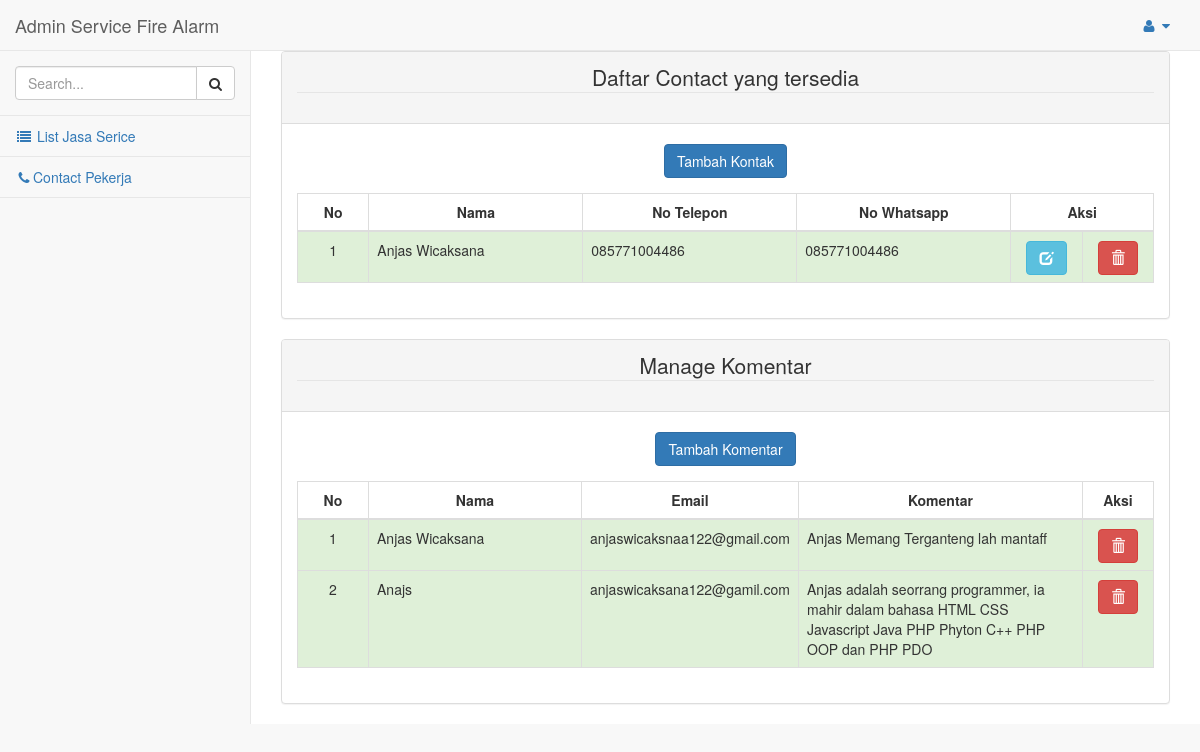
The page /admin/contact/index.php on the database its author committed.
### tables this page shows
CREATE TABLE `contact` (
  `id` int(11) NOT NULL,
  `nama` varchar(256) NOT NULL,
  `no_telepon` varchar(15) NOT NULL,
  `no_wa` varchar(20) NOT NULL
);

CREATE TABLE `komentar` (
  `id` int(11) NOT NULL,
  `nama` varchar(20) NOT NULL,
  `email` varchar(40) NOT NULL,
  `komentar` text NOT NULL
);

### admin/contact/index.php (the view, shortened to what this page needs)
<!DOCTYPE html>
<html lang="en">
<head>
    <link href="../assets/vendor/bootstrap/css/bootstrap.min.css" rel="stylesheet">
    <link href="../assets/vendor/metisMenu/metisMenu.min.css" rel="stylesheet">
    <link href="../assets/dist/css/sb-admin-2.css" rel="stylesheet">
    <link href="../assets/vendor/morrisjs/morris.css" rel="stylesheet">
    <link href="../assets/vendor/font-awesome/css/font-awesome.min.css" rel="stylesheet" type="text/css">
</head>
<body>
    <div id="wrapper">
        <nav class="navbar navbar-default navbar-static-top" role="navigation" style="margin-bottom: 0">
  					<div class="navbar-header">
  							<a class="navbar-brand" href="#">Admin Service Fire Alarm</a>
  					</div>
  					<ul class="nav navbar-top-links navbar-right">
  							<li class="dropdown">
  									<a class="dropdown-toggle" data-toggle="dropdown" href="#">
  											<i class="fa fa-user fa-fw"></i> <i class="fa fa-caret-down"></i>
  									</a>
  							</li>
  					</ul>
  					<div class="navbar-default sidebar" role="navigation">
  							<div class="sidebar-nav navbar-collapse">
  									<ul class="nav" id="side-menu">
  											<li class="sidebar-search">
  													<div class="input-group custom-search-form">
  															<input type="text" class="form-control" placeholder="Search...">
  															<span class="input-group-btn">
  															<button class="btn btn-default" type="button">
  																	<i class="fa fa-search"></i>
  															</button>
  													</span>
  													</div>
  											</li>
  											<li>
  													<a href="../list/"><i class="fa fa-list fa-fw"></i> List Jasa Serice</a>
  											</li>
  											<li><a href="#"><i class="fa fa-phone fa-fw"></i>Contact Pekerja</a></li>
  									</ul>
  							</div>
  					</div>
  			</nav>
        <div id="page-wrapper">
            <div class="row">
                <div class="col-lg-12">
                    <div class="panel panel-default">
                        <div class="panel-heading">
                            <legend><center>Daftar Contact yang tersedia</center></legend>
                        </div>
                        <br>
                        <center><a href="tambah.php" class="btn btn-primary">Tambah Kontak</a></center>
                        <div class="panel-body">
                            <table width="100%" class="table table-striped table-bordered table-hover">
                                <thead>
                                    <tr>
                                        <th class="col-lg-1"><center>No</center></th>
                                        <th class="col-lg-3"><center>Nama</center></th>
                                        <th class="col-lg-3"><center>No Telepon</center></th>
                                        <th class="col-lg-3"><center>No Whatsapp</center></th>
                                        <th colspan="2" class="col-lg-2"><center>Aksi</center></th>
                                    </tr>
                                </thead>
                                <tbody>
                                  <?php
                                  include "../koneksi.php";
                                  $query = "SELECT * FROM contact";
                                  $sql = mysqli_query($connect, $query);
                                  $no=1;
                                  while($data = mysqli_fetch_array($sql)){
                                ?>
                                <tr class="success">
                                  <td><center><?php echo $no++; ?></center></td>
                                  <td><center></center><?php echo $data['nama'] ?></td>
                                  <td><center></center><?php echo $data['no_telepon'] ?></td>
                                  <td><center></center><?php echo $data['no_wa'] ?></td>
                                  <td><center><a href='edit.php?id=<?php echo $data['id']?>' class='btn btn-info  glyphicon glyphicon-edit'></a></center></td>
                                  <td><center><a href='hapus.php?id=<?php echo $data['id'] ?>' class='btn btn-danger  glyphicon glyphicon-trash'></a></center></td>
                                </tr>
                              <?php } ?>
                                </tbody>
                              </table>
                            </div>
                          </div>
                        </div>
                      </div>
                        <div class="row">
                <div class="col-lg-12">
                    <div class="panel panel-default">
                        <div class="panel-heading">
                            <legend><center>Manage Komentar</center></legend>
                        </div>
                        <br>
                        <center><a href="tambah.php" class="btn btn-primary">Tambah Komentar</a></center>
                        <div class="panel-body">
                            <table width="100%" class="table table-striped table-bordered table-hover" id="dataTables-example">
                                <thead>
                                    <tr>
                                        <th class="col-lg-1"><center>No</center></th>
                                        <th class="col-lg-3"><center>Nama</center></th>
                                        <th class="col-lg-3"><center>Email</center></th>
                                        <th class="col-lg-4"><center>Komentar</center></th>
                                        <th class="col-lg-1"><center>Aksi</center></th>
                                    </tr>
                                </thead>
                                <tbody>
                                  <?php
                                  $select = "SELECT * FROM komentar";
                                  $sql2 = mysqli_query($connect, $select);
                                  $no=1;
                                  while($komen = mysqli_fetch_array($sql2)){
                                ?>
                                <tr class="success">
                                  <td><center><?php echo $no++; ?></center></td>
                                  <td><center></center><?php echo $komen['nama'] ?></td>
                                  <td><center></center><?php echo $komen['email'] ?></td>
                                  <td><center></center><?php echo $komen['komentar'] ?></td>
                                  <td><center><a href='hapus_komen.php?id=<?php echo $komen['id'] ?>' class='btn btn-danger  glyphicon glyphicon-trash'></a></center></td>
                                </tr>
                              <?php } ?>
                                </tbody>
                              </table>
                            </div>
                          </div>
                        </div>
                      </div>
                    </div>
                  </div>
</body>
</html>

### rows shown on the page
contact: nama "Anjas Wicaksana", no_telepon "085771004486", no_wa "085771004486"
komentar: nama "Anjas Wicaksana", email "anjaswicaksnaa122@gmail.com", komentar "Anjas Memang Terganteng lah mantaff"
komentar: nama "Anajs", email "anjaswicaksana122@gamil.com", komentar "Anjas adalah seorrang programmer, ia mahir dalam bahasa HTML CSS Javascript Java PHP Phyton C++ PHP OOP dan PHP PDO"
